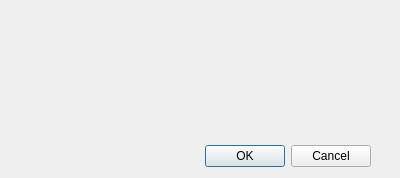
<?xml version="1.0" encoding="UTF-8"?>
<ui version="4.0">
 <class>changeRuleWindow</class>
 <widget class="QDialog" name="changeRuleWindow">
  <property name="geometry">
   <rect>
    <x>0</x>
    <y>0</y>
    <width>400</width>
    <height>178</height>
   </rect>
  </property>
  <property name="windowTitle">
   <string>Правило</string>
  </property>
  <widget class="QDialogButtonBox" name="buttonBox">
   <property name="geometry">
    <rect>
     <x>30</x>
     <y>140</y>
     <width>341</width>
     <height>32</height>
    </rect>
   </property>
   <property name="orientation">
    <enum>Qt::Horizontal</enum>
   </property>
   <property name="standardButtons">
    <set>QDialogButtonBox::Cancel|QDialogButtonBox::Ok</set>
   </property>
  </widget>
  <widget class="QWidget" name="horizontalLayoutWidget">
   <property name="geometry">
    <rect>
     <x>0</x>
     <y>40</y>
     <width>401</width>
     <height>80</height>
    </rect>
   </property>
   <layout class="QHBoxLayout" name="ruleInputLayout"/>
  </widget>
 </widget>
 <resources/>
 <connections>
  <connection>
   <sender>buttonBox</sender>
   <signal>accepted()</signal>
   <receiver>changeRuleWindow</receiver>
   <slot>accept()</slot>
   <hints>
    <hint type="sourcelabel">
     <x>248</x>
     <y>254</y>
    </hint>
    <hint type="destinationlabel">
     <x>157</x>
     <y>274</y>
    </hint>
   </hints>
  </connection>
  <connection>
   <sender>buttonBox</sender>
   <signal>rejected()</signal>
   <receiver>changeRuleWindow</receiver>
   <slot>reject()</slot>
   <hints>
    <hint type="sourcelabel">
     <x>316</x>
     <y>260</y>
    </hint>
    <hint type="destinationlabel">
     <x>286</x>
     <y>274</y>
    </hint>
   </hints>
  </connection>
 </connections>
</ui>
